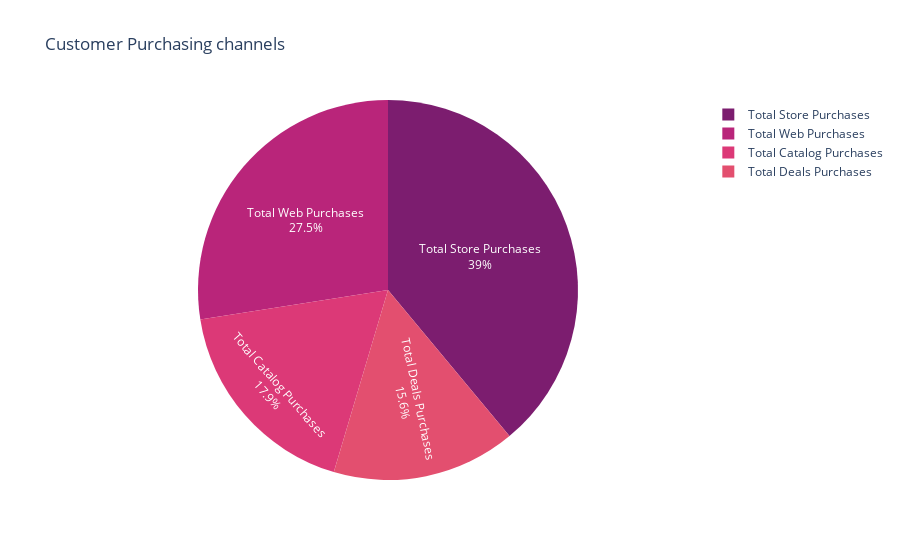

The notebook cell this image was saved under:
### Markdown cell above
## Customer Purchasing Analysis

### Code cell
# Customer Purchasing channels
df = wine_data[['NumWebPurchases','NumDealsPurchases','NumCatalogPurchases','NumStorePurchases']].sum()
fig = px.pie(df, names=['Total Web Purchases','Total Deals Purchases','Total Catalog Purchases','Total Store Purchases'], 
       values=[df[0],df[1],df[2],df[3]],
        color_discrete_sequence=px.colors.sequential.Sunsetdark_r,
            title='Customer Purchasing channels')
fig.update_traces(textposition='inside', textinfo='percent+label')

### Figure 1 — Plotly figure (JSON) as saved in the notebook; plotly's stock layout.template omitted (floating-point values rounded to 4 significant figures)
{"data": [{"domain": {"x": [0, 1], "y": [0, 1]}, "hovertemplate": "label=%{label}<br>value=%{value}<extra></extra>", "labels": ["Total Web Purchases", "Total Deals Purchases", "Total Catalog Purchases", "Total Store Purchases"], "legendgroup": "", "name": "", "showlegend": true, "textinfo": "percent+label", "textposition": "inside", "type": "pie", "values": [9150, 5208, 5963, 12970]}], "layout": {"autosize": true, "legend": {"tracegroupgap": 0}, "piecolorway": ["rgb(124, 29, 111)", "rgb(185, 37, 122)", "rgb(220, 57, 119)", "rgb(227, 79, 111)", "rgb(240, 116, 110)", "rgb(250, 164, 118)", "rgb(252, 222, 156)"], "title": {"text": "Customer Purchasing channels"}}}
